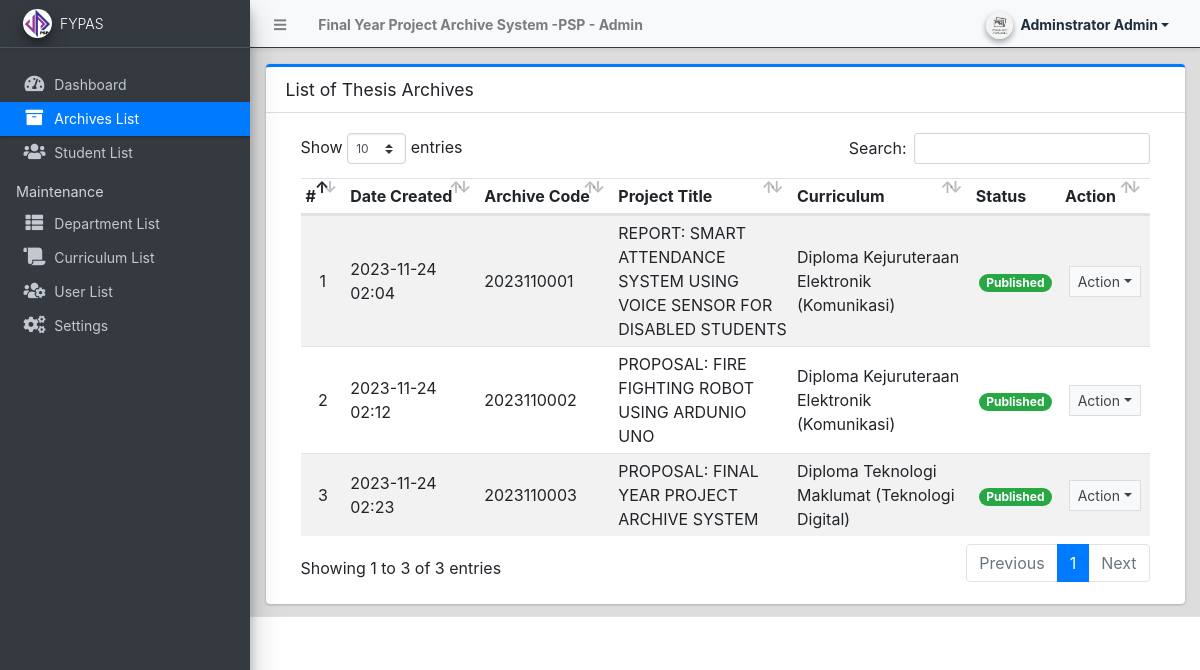
The app's page /admin/?page=archives (signed in) with its own data.
### tables this page shows
CREATE TABLE `archive_list` (
  `id` int(30) NOT NULL,
  `archive_code` varchar(100) NOT NULL,
  `curriculum_id` int(30) NOT NULL,
  `year` year(4) NOT NULL,
  `title` text NOT NULL,
  `abstract` text NOT NULL,
  `members` text NOT NULL,
  `banner_path` text NOT NULL,
  `document_path` text NOT NULL,
  `status` tinyint(1) NOT NULL DEFAULT 0,
  `student_id` int(30) DEFAULT NULL,
  `date_created` datetime NOT NULL DEFAULT current_timestamp(),
  `date_updated` datetime DEFAULT NULL ON UPDATE current_timestamp()
);

### config.php (called while the page is built, shortened)
<?php
require_once('classes/DBConnection.php');
require_once('classes/SystemSettings.php');
function validate_image($file){
	if(!empty($file)){
        $ex = explode('?',$file);
        $file = $ex[0];
        $param =  isset($ex[1]) ? '?'.$ex[1]  : '';
		if(is_file(base_app.$file)){
			return base_url.$file.$param;
		}else{
			return base_url.'dist/img/no-image-available.png';
		}
	}else{
		return base_url.'dist/img/no-image-available.png';
	}
}
function isMobileDevice(){
    $aMobileUA = array(
        '/iphone/i' => 'iPhone',
        '/ipod/i' => 'iPod',
        '/ipad/i' => 'iPad',
        '/android/i' => 'Android',
        '/blackberry/i' => 'BlackBerry',
        '/webos/i' => 'Mobile'
    );
    return false;
}
?>

### classes/DBConnection.php (called while the page is built, shortened)
<?php
class DBConnection{
    private $host = DB_SERVER;
    private $username = DB_USERNAME;
    private $password = DB_PASSWORD;
    private $database = DB_NAME;
    public $conn;
    public function __construct(){
        if (!isset($this->conn)) {
            $this->conn = new mysqli($this->host, $this->username, $this->password, $this->database);
        }
    }
}
?>

### classes/SystemSettings.php (called while the page is built, shortened)
<?php
class SystemSettings extends DBConnection{
	function userdata($field = ''){
		if(!empty($field)){
			if(isset($_SESSION['userdata'][$field]))
				return $_SESSION['userdata'][$field];
			else
				return null;
		}else{
			return false;
		}
	}
	function info($field=''){
		if(!empty($field)){
			if(isset($_SESSION['system_info'][$field]))
				return $_SESSION['system_info'][$field];
			else
				return false;
		}else{
			return false;
		}
	}
}
$_settings = new SystemSettings();
?>

### admin/archives/index.php (the view, shortened to what this page needs)
<div class="card card-outline card-primary">
	<div class="card-header">
		<h3 class="card-title">List of Thesis Archives</h3>
	</div>
	<div class="card-body">
		<div class="container-fluid">
        <div class="container-fluid">
			<table class="table table-hover table-striped">
				<colgroup>
					<col width="5%">
					<col width="15%">
					<col width="15%">
					<col width="20%">
					<col width="20%">
					<col width="10%">
					<col width="10%">
				</colgroup>
				<thead>
					<tr>
						<th>#</th>
						<th>Date Created</th>
						<th>Archive Code</th>
						<th>Project Title</th>
						<th>Curriculum</th>
						<th>Status</th>
						<th>Action</th>
					</tr>
				</thead>
				<tbody>
					<?php
						$i = 1;
						$curriculum = $conn->query("SELECT * FROM curriculum_list where id in (SELECT curriculum_id from `archive_list`)");
						$cur_arr = array_column($curriculum->fetch_all(MYSQLI_ASSOC),'name','id');
						$qry = $conn->query("SELECT * from `archive_list` order by `year` desc, `title` desc ");
						while($row = $qry->fetch_assoc()):
					?>
						<tr>
							<td class="text-center"><?php echo $i++; ?></td>
							<td class=""><?php echo date("Y-m-d H:i",strtotime($row['date_created'])) ?></td>
							<td><?php echo ($row['archive_code']) ?></td>
							<td><?php echo ucwords($row['title']) ?></td>
							<td><?php echo $cur_arr[$row['curriculum_id']] ?></td>
							<td class="text-center">
								<?php
                                    switch($row['status']){
                                        case '1':
                                            echo "<span class='badge badge-success badge-pill'>Published</span>";
                                            break;
                                    }
                                ?>
							</td>
							<td align="center">
								 <button type="button" class="btn btn-flat btn-default btn-sm dropdown-toggle dropdown-icon" data-toggle="dropdown">
				                  		Action
				                  </button>
							</td>
						</tr>
					<?php endwhile; ?>
				</tbody>
			</table>
		</div>
		</div>
	</div>
</div>

### admin/index.php (shortened to what this page needs)
<?php require_once('../config.php'); ?>
 <!DOCTYPE html>
<html lang="en" class="" style="height: auto;">
<?php require_once('inc/header.php') ?>
  <body class="sidebar-mini layout-fixed control-sidebar-slide-open layout-navbar-fixed sidebar-mini-md sidebar-mini-xs" data-new-gr-c-s-check-loaded="14.991.0" data-gr-ext-installed="" style="height: auto;">
    <div class="wrapper">
     <?php require_once('inc/topBarNav.php') ?>
     <?php require_once('inc/navigation.php') ?>
     <?php $page = isset($_GET['page']) ? $_GET['page'] : 'home';  ?>
      <div class="content-wrapper pt-3" style="min-height: 567.854px;">
        <section class="content ">
          <div class="container-fluid">
            <?php
              if(!file_exists($page.".php") && !is_dir($page)){
                  include '404.html';
              }else{
                if(is_dir($page))
                  include $page.'/index.php';
                else
                  include $page.'.php';
              }
            ?>
          </div>
        </section>
      </div>
       <?php require_once('inc/footer.php') ?>
  </body>
</html>

### admin/inc/header.php (shortened to what this page needs)
<head>
    <link rel="stylesheet" href="<?php echo base_url ?>plugins/fontawesome-free/css/all.min.css">
    <link rel="stylesheet" href="<?php echo base_url ?>plugins/tempusdominus-bootstrap-4/css/tempusdominus-bootstrap-4.min.css">
  <link rel="stylesheet" href="<?php echo base_url ?>plugins/datatables-bs4/css/dataTables.bootstrap4.min.css">
  <link rel="stylesheet" href="<?php echo base_url ?>plugins/datatables-responsive/css/responsive.bootstrap4.min.css">
  <link rel="stylesheet" href="<?php echo base_url ?>plugins/datatables-buttons/css/buttons.bootstrap4.min.css">
  <link rel="stylesheet" href="<?php echo base_url ?>plugins/select2/css/select2.min.css">
  <link rel="stylesheet" href="<?php echo base_url ?>plugins/select2-bootstrap4-theme/select2-bootstrap4.min.css">
    <link rel="stylesheet" href="<?php echo base_url ?>plugins/icheck-bootstrap/icheck-bootstrap.min.css">
    <link rel="stylesheet" href="<?php echo base_url ?>plugins/jqvmap/jqvmap.min.css">
    <link rel="stylesheet" href="<?php echo base_url ?>dist/css/adminlte.css">
    <link rel="stylesheet" href="<?php echo base_url ?>dist/css/custom.css">
    <link rel="stylesheet" href="<?php echo base_url ?>plugins/overlayScrollbars/css/OverlayScrollbars.min.css">
    <link rel="stylesheet" href="<?php echo base_url ?>plugins/daterangepicker/daterangepicker.css">
    <link rel="stylesheet" href="<?php echo base_url ?>plugins/summernote/summernote-bs4.min.css">
  <link rel="stylesheet" href="<?php echo base_url ?>plugins/sweetalert2-theme-bootstrap-4/bootstrap-4.min.css">
  </head>

### admin/inc/topBarNav.php (shortened to what this page needs)
<nav class="main-header navbar navbar-expand navbar-light border  border-dark border-top-0  border-left-0 border-right-0 navbar-light text-sm shadow-sm">
  <ul class="navbar-nav">
    <li class="nav-item">
    <a class="nav-link" data-widget="pushmenu" href="#" role="button"><i class="fas fa-bars"></i></a>
    </li>
    <li class="nav-item d-none d-sm-inline-block">
      <a href="<?php echo base_url ?>" class="nav-link"><b><?php echo (!isMobileDevice()) ? $_settings->info('name'):$_settings->info('short_name'); ?> - Admin</b></a>
    </li>
  </ul>
  <ul class="navbar-nav ml-auto">
    <li class="nav-item">
      <div class="btn-group nav-link">
            <button type="button" class="btn btn-rounded badge badge-light dropdown-toggle dropdown-icon" data-toggle="dropdown">
              <span><img src="<?php echo validate_image($_settings->userdata('avatar')) ?>" class="img-circle elevation-2 user-img" alt="User Image"></span>
              <span class="ml-3"><?php echo ucwords($_settings->userdata('firstname').' '.$_settings->userdata('lastname')) ?></span>
            </button>
        </div>
    </li>
  </ul>
</nav>

### admin/inc/navigation.php (shortened to what this page needs)
<aside class="main-sidebar sidebar-dark-primary elevation-4 sidebar-no-expand bg-dark">
  <a href="<?php echo base_url ?>admin" class="brand-link bg-transparent text-sm shadow-sm">
  <img src="<?php echo validate_image($_settings->info('logo'))?>" alt="Store Logo" class="brand-image img-circle elevation-3 bg-black" style="width: 1.8rem;height: 1.8rem;max-height: unset;object-fit:scale-down;object-position:center center">
  <span class="brand-text font-weight-light"><?php echo $_settings->info('short_name') ?></span>
  </a>
  <div class="sidebar os-host os-theme-light os-host-overflow os-host-overflow-y os-host-resize-disabled os-host-transition os-host-scrollbar-horizontal-hidden">
    <div class="os-content-glue" style="margin: 0px -8px; width: 249px; height: 646px;"></div>
    <div class="os-padding">
      <div class="os-viewport os-viewport-native-scrollbars-invisible" style="overflow-y: scroll;">
        <div class="os-content" style="padding: 0px 8px; height: 100%; width: 100%;">
          <nav class="mt-4">
             <ul class="nav nav-pills nav-sidebar flex-column text-sm nav-compact nav-flat nav-child-indent nav-collapse-hide-child" data-widget="treeview" role="menu" data-accordion="false">
              <li class="nav-item dropdown">
                <a href="./" class="nav-link nav-home">
                  <i class="nav-icon fas fa-tachometer-alt"></i>
                  <p>
                    Dashboard
                  </p>
                </a>
              </li>
              <li class="nav-item">
                <a href="<?php echo base_url ?>admin/?page=archives" class="nav-link nav-archives">
                  <i class="nav-icon fas fa-archive"></i>
                  <p>
                    Archives List
                  </p>
                </a>
              </li>
              <li class="nav-item">
                <a href="<?php echo base_url ?>admin/?page=students" class="nav-link nav-students">
                  <i class="nav-icon fas fa-users"></i>
                  <p>
                    Student List
                  </p>
                </a>
              </li>
              <?php if($_settings->userdata('type') == 1): ?>
              <li class="nav-header">Maintenance</li>
              <li class="nav-item dropdown">
                <a href="<?php echo base_url ?>admin/?page=departments" class="nav-link nav-departments">
                  <i class="nav-icon fas fa-th-list"></i>
                  <p>
                    Department List
                  </p>
                </a>
              </li>
              <li class="nav-item dropdown">
                <a href="<?php echo base_url ?>admin/?page=curriculum" class="nav-link nav-curriculum">
                  <i class="nav-icon fas fa-scroll"></i>
                  <p>
                    Curriculum List
                  </p>
                </a>
              </li>
              <li class="nav-item dropdown">
                <a href="<?php echo base_url ?>admin/?page=user/list" class="nav-link nav-user_list">
                  <i class="nav-icon fas fa-users-cog"></i>
                  <p>
                    User List
                  </p>
                </a>
              </li>
              <li class="nav-item dropdown">
                <a href="<?php echo base_url ?>admin/?page=system_info" class="nav-link nav-system_info">
                  <i class="nav-icon fas fa-cogs"></i>
                  <p>
                    Settings
                  </p>
                </a>
              </li>
              <?php endif; ?>
            </ul>
          </nav>
        </div>
      </div>
    </div>
  </div>
</aside>

### admin/inc/footer.php (shortened to what this page needs)
<footer class="main-footer text-sm">
      </footer>
    </div>

### admin/inc/topBarNav.php (style rules this page uses)
.user-img { position: absolute; height: 27px; width: 27px; object-fit: cover; left: -7%; top: -12%; }
.btn-rounded { border-radius: 50px; }

### records on screen
archive_list: date_created "2023-11-24 02:04", archive_code "2023110001", title "REPORT: SMART ATTENDANCE SYSTEM USING VOICE SENSOR FOR DISABLED STUDENTS", curriculum "Diploma Kejuruteraan Elektronik (Komunikasi)", status "Published"
archive_list: date_created "2023-11-24 02:12", archive_code "2023110002", title "PROPOSAL: FIRE FIGHTING ROBOT USING ARDUNIO UNO", curriculum "Diploma Kejuruteraan Elektronik (Komunikasi)", status "Published"
archive_list: date_created "2023-11-24 02:23", archive_code "2023110003", title "PROPOSAL: FINAL YEAR PROJECT ARCHIVE SYSTEM", curriculum "Diploma Teknologi Maklumat (Teknologi Digital)", status "Published"

### other values on screen
$_settings->info('name') "Final Year Project Archive System -PSP"
$_settings->userdata('firstname').' '.$_settings->userdata('lastname') "Adminstrator Admin"
$_settings->info('short_name') "FYPAS"
